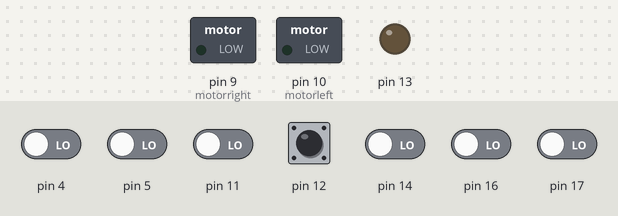
Recording of a sketch running on a simulated Arduino Uno, built with avr-gcc and run on an emulated ATmega328P. Parts: switched loads named in the sketch (green lamp = pin HIGH), output pins drawn as LEDs (lit = HIGH). Inputs (shaded band) come from the test bench; at power-on: pin 12 HIGH, pin 4, pin 5, pin 11, pin 14, pin 16, pin 17 LOW. What the sketch prints to the serial monitor is not drawn.

Above: at 0.8 s.
0.9 s: pin 12 pulled LOW for 0.15 s
At 1.8 s:
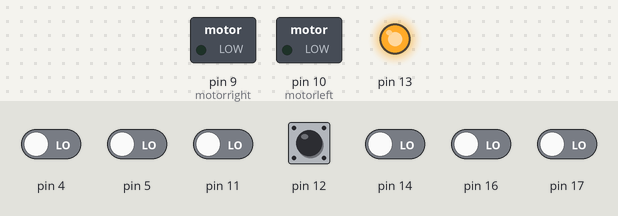
At 2.7 s:
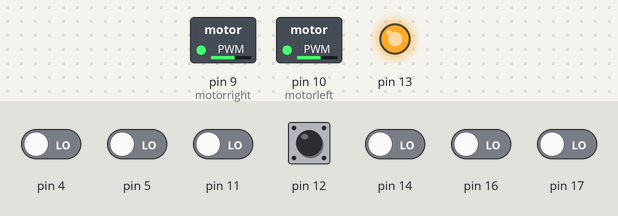
4.0 s: pin 12 pulled LOW for 3.2 s
At 8.4 s:
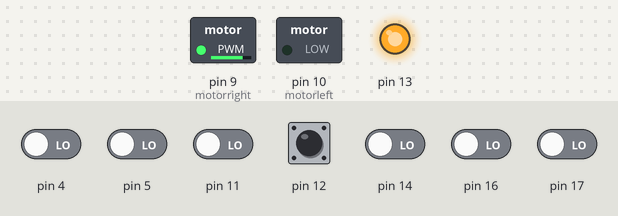
Timing chart, 0 to 9.9 s (numbered marks = the images above; inputs shaded):
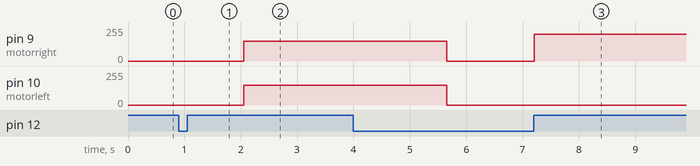

Measured:
- after the input at 0.9 s, pin 9 (motorright), pin 10 (motorleft): 0/255 → 150/255 after 1.2 s; pin 13: LOW → HIGH after 0.15 s

The sketch:

project.ino
```cpp
#include <Wire.h>
#include <ZumoShield.h>

ZumoBuzzer buzzer;
ZumoReflectanceSensorArray Sensors;
ZumoMotors motors;
Pushbutton button(ZUMO_BUTTON);

int motorright = 9;
int motorrightdir  = 7;
int motorleft = 10;
int motorleftdir  = 8;

void setup()
{
  Sensors.init();

  button.waitForButton();

  pinMode(13, OUTPUT);
  digitalWrite(13, HIGH);

  delay(1000);
  int i = 0;

  while (i < 80)
  {
    if ((i > 10 && i <= 30) || (i > 50 && i <= 70))
      rotate_left(150, 150);
    else
      rotate_right(150, 150);

    Sensors.calibrate();

    delay(20);

    i++;
  }
  straight(0, 0);

  button.waitForButton();
  Serial.begin(9600);
}

void loop()
{
  unsigned int sensors[6];

  int range = Sensors.readLine(sensors);
  Serial.print(range);

  if (range > 4000)
        move_left(0, 200);
//    Serial.println(" left");

  else if (range < 4000 && range > 3000)
        move_left(100, 200);
//    Serial.println(" left thoda");

  else if (range < 2000 and range > 1000)
        move_right(200, 100);
//    Serial.println(" right");

    else if (range < 1000)
        move_right(200, 0);
//    Serial.println(" right thoda");

    else
          straight(200, 200);
//      Serial.println(" seedha");

    }

void rotate_left(int s1, int s2)
{
  digitalWrite(motorrightdir, LOW);
  analogWrite(motorright, s1);
  digitalWrite(motorleftdir, HIGH);
  analogWrite(motorleft, s2);
}

void rotate_right(int s1, int s2)
{
  digitalWrite(motorrightdir, HIGH);
  analogWrite(motorright, s1);
  digitalWrite(motorleftdir, LOW);
  analogWrite(motorleft, s2);
}

void move_left(int s1, int s2)
{
  digitalWrite(motorrightdir, LOW);
  analogWrite(motorright, s1);
  digitalWrite(motorleftdir, LOW);
  analogWrite(motorleft, s2);
}

void move_right(int s1, int s2)
{
  digitalWrite(motorrightdir, LOW);
  analogWrite(motorright, s1);
  digitalWrite(motorleftdir, LOW);
  analogWrite(motorleft, s2);
}

void straight(int s1, int s2)
{
  digitalWrite(motorrightdir, LOW);
  analogWrite(motorright, s1);
  digitalWrite(motorleftdir, LOW);
  analogWrite(motorleft, s2);
}
```
